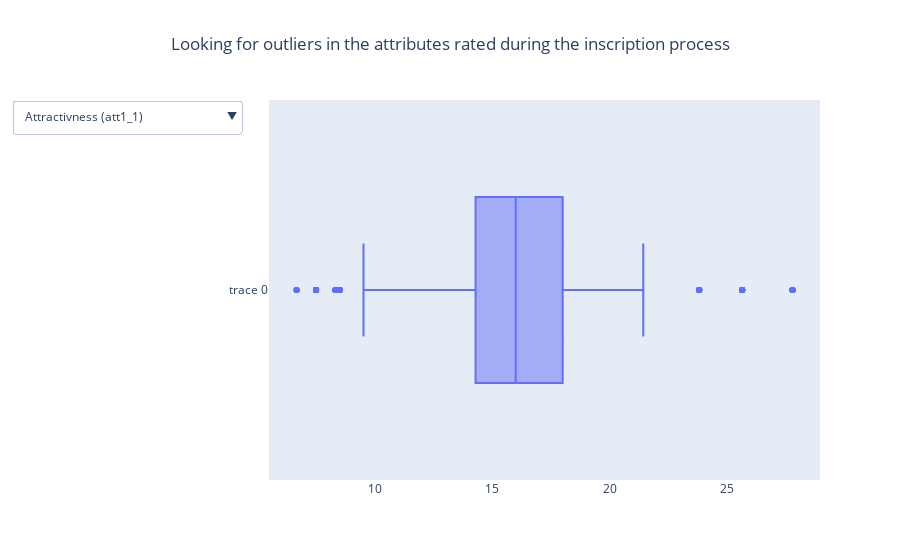

Source (notebook cell):
### Markdown cell above
**The large majority of the data is over 10 so it's certainly not the expected /10 rating system.** 

**I want to plot the outliers.**

### Code cell
# Looking for ouliers in the columns
fig = go.Figure()


fig.add_trace(
    go.Box(
        x = out_of_ten[ "attr1_1" ]))

fig.add_trace(
    go.Box(
        x = out_of_ten[ "sinc1_1" ],
        visible = False))

fig.add_trace(
     go.Box(
        x = out_of_ten[ "intel1_1" ],
        visible = False))

fig.add_trace(
     go.Box(
        x = out_of_ten[ "fun1_1" ],
        visible = False))

fig.add_trace(
     go.Box(
        x = out_of_ten[ "amb1_1" ],
        visible = False))

fig.add_trace(
     go.Box(
        x = out_of_ten[ "shar1_1" ],
        visible = False))

fig.update_layout(
        title = go.layout.Title(text = "Looking for outliers in the attributes rated during the inscription process", x = 0.5),
        showlegend = False)

fig.update_layout(
    updatemenus = [go.layout.Updatemenu(
        active = 0,
        buttons = [
                    go.layout.updatemenu.Button(
                        label = "Attractivness (att1_1)",
                        method = "update",
                        args = [{"visible" : [True, False, False, False, False, False]}]),

                    go.layout.updatemenu.Button(
                            label = "Sincerity (sinc1_1)",
                            method = "update",
                            args = [{"visible" : [False, True, False, False, False, False]}]),

                    go.layout.updatemenu.Button(
                            label = "Intelligence (intel1_1)",
                            method = "update",
                            args = [{"visible" : [False, False, True, False, False, False]}]),
                    
                    go.layout.updatemenu.Button(
                            label = "Fun (fun1_1)",
                            method = "update",
                            args = [{"visible" : [False, False, False, True, False, False]}]),

                    go.layout.updatemenu.Button(
                            label = "Ambition (amb1_1)",
                            method = "update",
                            args = [{"visible" : [False, False, False, False, True, False]}]),

                    go.layout.updatemenu.Button(
                            label = "Shared interest/hobbies (shar1_1)",
                            method = "update",
                            args = [{"visible" : [False, False, False, False, False, True]}])
                    
                ]
    )]
)

### Figure 1 — Plotly figure (JSON) as saved in the notebook; plotly's stock layout.template omitted (floating-point values rounded to 4 significant figures; data arrays with more than 128 entries replaced by an {"elided": "..."} marker saying what was removed)
{"data": [{"type": "box", "x": {"elided": "1562 float values"}}, {"type": "box", "visible": false, "x": {"elided": "1562 float values"}}, {"type": "box", "visible": false, "x": {"elided": "1562 float values"}}, {"type": "box", "visible": false, "x": {"elided": "1562 float values"}}, {"type": "box", "visible": false, "x": {"elided": "1562 float values"}}, {"type": "box", "visible": false, "x": {"elided": "1562 float values"}}], "layout": {"showlegend": false, "title": {"text": "Looking for outliers in the attributes rated during the inscription process", "x": 0.5}, "updatemenus": [{"active": 0, "buttons": [{"args": [{"visible": [true, false, false, false, false, false]}], "label": "Attractivness (att1_1)", "method": "update"}, {"args": [{"visible": [false, true, false, false, false, false]}], "label": "Sincerity (sinc1_1)", "method": "update"}, {"args": [{"visible": [false, false, true, false, false, false]}], "label": "Intelligence (intel1_1)", "method": "update"}, {"args": [{"visible": [false, false, false, true, false, false]}], "label": "Fun (fun1_1)", "method": "update"}, {"args": [{"visible": [false, false, false, false, true, false]}], "label": "Ambition (amb1_1)", "method": "update"}, {"args": [{"visible": [false, false, false, false, false, true]}], "label": "Shared interest/hobbies (shar1_1)", "method": "update"}]}]}}
